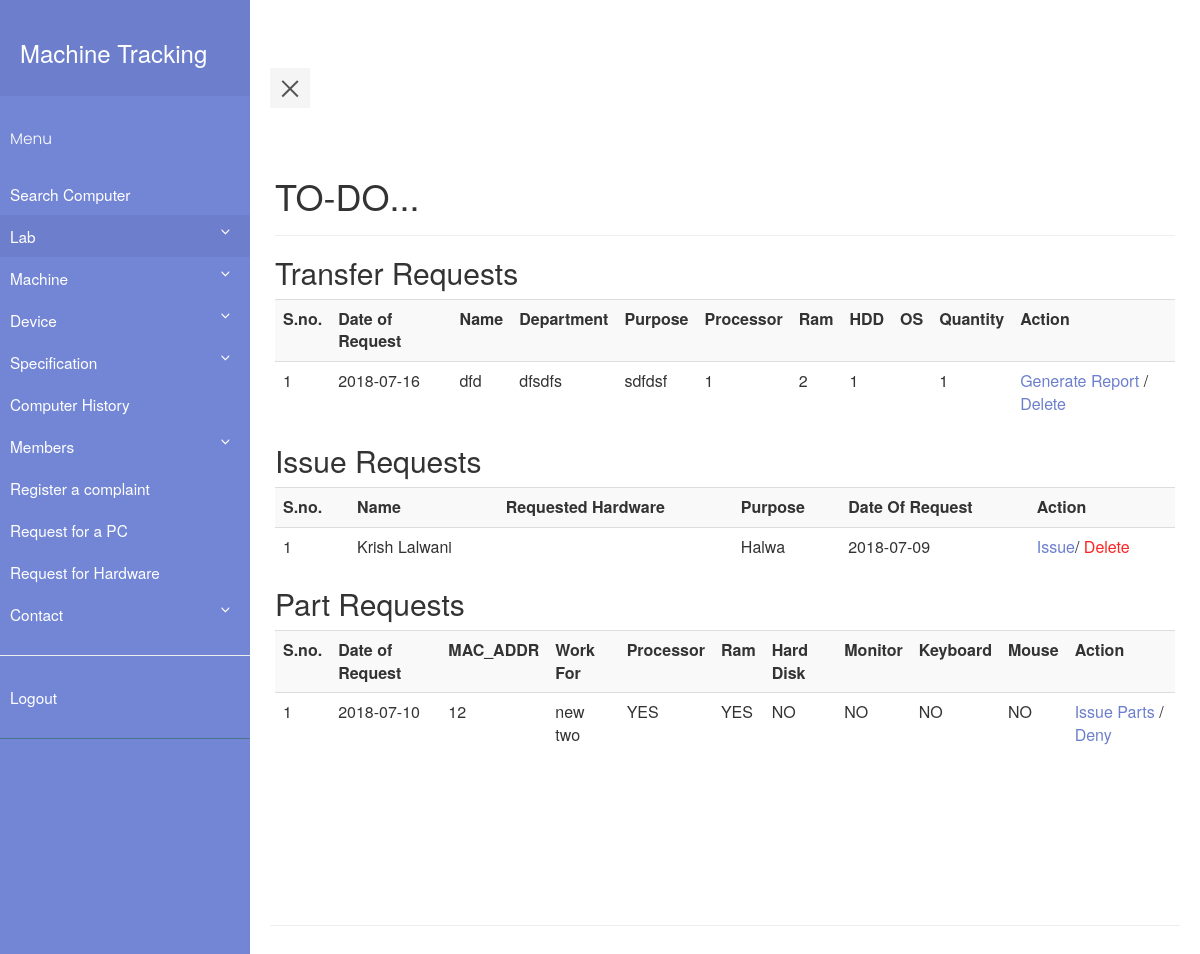
The page /home.php (signed in) on the database as committed earlier.
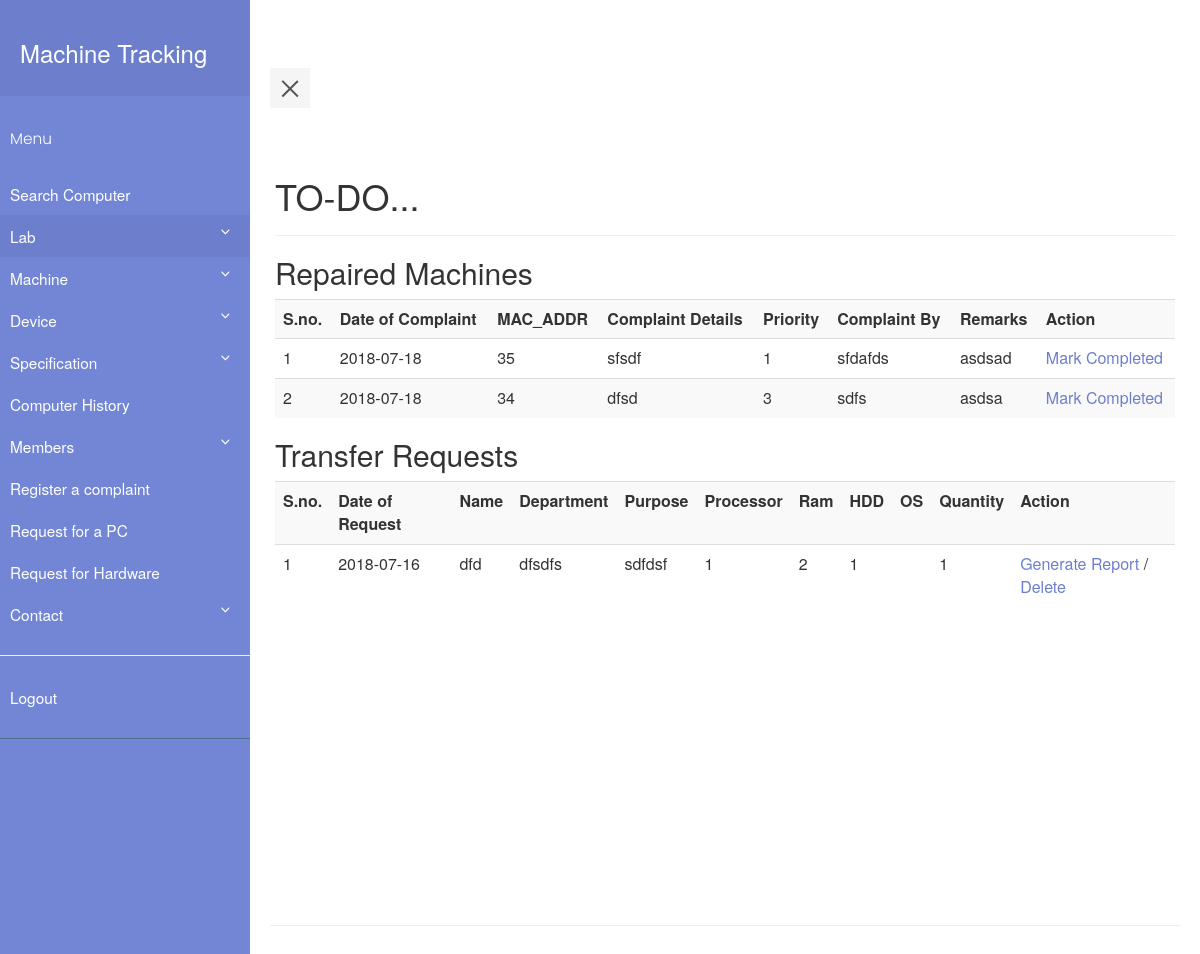
The same page on the database as committed later.
### tables this page shows
CREATE TABLE `transfer_request` (
  `transfer_request_id` int(11) NOT NULL,
  `date_of_request` date DEFAULT NULL,
  `name` varchar(30) DEFAULT NULL,
  `department` varchar(30) DEFAULT NULL,
  `purpose` text,
  `processor` varchar(100) DEFAULT NULL,
  `ram` varchar(10) DEFAULT NULL,
  `hdd` varchar(10) DEFAULT NULL,
  `os` varchar(20) DEFAULT NULL,
  `quantity` int(11) DEFAULT NULL
);

CREATE TABLE `issue_request` (
  `issue_report_id` int(11) NOT NULL,
  `department` varchar(30) DEFAULT NULL,
  `id` int(11) DEFAULT NULL,
  `purpose` text,
  `date_of_request` date DEFAULT NULL,
  `name_of_hardware` int(30) DEFAULT NULL
);

CREATE TABLE `member` (
  `member_id` int(11) NOT NULL,
  `id` varchar(30) DEFAULT NULL,
  `first_name` varchar(30) DEFAULT NULL,
  `last_name` varchar(30) DEFAULT NULL,
  `email` varchar(50) DEFAULT NULL,
  `pass_word` varchar(512) DEFAULT NULL,
  `role` int(5) DEFAULT NULL,
  `contact_no` int(13) DEFAULT NULL
);

CREATE TABLE `complaint_book` (
  `complaint_book_id` int(11) NOT NULL,
  `Date_of_complaint` date DEFAULT NULL,
  `machine_id` int(11) DEFAULT NULL,
  `complaint_details` varchar(512) DEFAULT NULL,
  `priority` int(11) DEFAULT NULL,
  `work_for` int(11) DEFAULT NULL,
  `remarks` varchar(512) DEFAULT NULL,
  `complaint_by` varchar(40) DEFAULT NULL,
  `processor` int(11) DEFAULT NULL,
  `ram` int(11) DEFAULT NULL,
  `harddisk` int(11) DEFAULT NULL,
  `mouse` int(11) DEFAULT NULL,
  `keyboard` int(11) DEFAULT NULL,
  `monitor` int(11) DEFAULT NULL,
  `DOPR` date DEFAULT NULL,
  `completed` int(11) DEFAULT NULL
);

CREATE TABLE `machine` (
  `machine_id` int(11) NOT NULL,
  `MAC_ADDR` varchar(30) DEFAULT NULL,
  `processor` int(11) NOT NULL,
  `ram` int(11) NOT NULL,
  `memory` int(11) NOT NULL,
  `DOP` date DEFAULT NULL,
  `price` int(11) DEFAULT NULL,
  `state` varchar(10) DEFAULT NULL,
  `os` varchar(30) DEFAULT NULL,
  `monitor` int(11) NOT NULL,
  `keyboard` int(11) NOT NULL,
  `mouse` int(11) NOT NULL,
  `grn` int(11) NOT NULL
);

### home.php (the view, shortened to what the changed rows need)
<?php
    require_once "pdo.php";
?>
<html>
<head>
    <link rel="stylesheet" type="text/css" href="style5.css">
    <link rel="stylesheet" type="text/css" href="https://maxcdn.bootstrapcdn.com/bootstrap/3.3.7/css/bootstrap.min.css" >
</head>
<body>
        <div class="wrapper">
         <?php if ($_SESSION['id']=='0') include "navbar.php"; else include "navbar_index.php" ;?>
           <div class="container-fluid row" id="content">
        <div class="page-header">
        <h1>TO-DO...</h1>
        </div>
        <?php
            if($_SESSION['id']=='0')
            {
                $stmtcnt = $pdo->query("SELECT COUNT(*) FROM complaint_book JOIN repair_history ON complaint_book.machine_id = repair_history.machine_id WHERE complaint_book.remarks IS NOT NULL AND repair_history.fault IS NULL");
                $row = $stmtcnt->fetch(PDO::FETCH_ASSOC);
                if($row['COUNT(*)']!=='0')
                {
                    echo "<h2>Repaired Machines</h2>";
                    $i=1;
                    $stmtread = $pdo->query("SELECT * FROM complaint_book JOIN repair_history ON complaint_book.machine_id = repair_history.machine_id WHERE complaint_book.remarks IS NOT NULL AND repair_history.fault IS NULL");
                    echo ("<table class=\"table table-striped\">
                        <tr> <th>S.no.</th><th>Date of Complaint</th><th>MAC_ADDR</th><th>Complaint Details</th><th>Priority</th><th>Complaint By</th><th>Remarks</th><th>Action</th> </tr>");
                    while ( $row = $stmtread->fetch(PDO::FETCH_ASSOC) )
                    {
                        $stmtr = $pdo->prepare("SELECT MAC_ADDR FROM machine WHERE machine_id = :mid ");
                        $stmtr->execute(array(':mid' => $row['machine_id']));
                        $rowr = $stmtr->fetch(PDO::FETCH_ASSOC);
                        echo ("<tr>");
                        echo ("<td>");
                        echo($i);
                        echo("</td>");
                        echo ("<td>");
                        echo(htmlentities($row['Date_of_complaint']));
                        echo ("</td>");
                        echo ("<td>");
                        echo(htmlentities($rowr['MAC_ADDR']));
                        echo ("</td>");
                        echo ("<td>");
                        echo(htmlentities($row['complaint_details']));
                        echo ("</td>");
                        echo ("<td>");
                        echo(htmlentities($row['priority']));
                        echo ("</td>");
                        echo ("<td>");
                        echo(htmlentities($row['complaint_by']));
                        echo ("</td>");
                        echo ("<td>");
                        echo(htmlentities($row['remarks']));
                        echo ("</td>");
                        echo ("<td>");
                        echo('<a class="link-black" href="fromrepairmc.php?mc_id='.$rowr['MAC_ADDR'].'">'. 'Mark Completed' . '</a>');
                        echo ("</td>");
                        $i++;
                    }
                    echo('</table>');
                }
                $flag=0;
                if($flag==0)
                {
                    echo "<h2>Transfer Requests</h2>";
                    $i=1;
                    $stmtread = $pdo->query("SELECT * FROM transfer_request");
                    echo ("<table class=\"table table-striped\">
                        <tr> <th>S.no.</th><th>Date of Request</th><th>Name</th><th>Department</th><th>Purpose</th><th>Processor</th><th>Ram</th><th>HDD</th><th>OS</th><th>Quantity</th><th>Action</th> </tr>");
                    while ( $row = $stmtread->fetch(PDO::FETCH_ASSOC) )
                    {
                        $stmtread2 = $pdo->prepare("SELECT * FROM system_transfer_report where trid = :trid");
                        $stmtread2->execute(array(':trid' => $row['transfer_request_id']));
                        $row2 = $stmtread2->fetch(PDO::FETCH_ASSOC);
                        if($row2=== FALSE)
                        {
                            echo ("<tr>");
                        echo ("<td>");
                        echo($i);
                        echo("</td>");
                        echo ("<td>");
                        echo(htmlentities($row['date_of_request']));
                        echo ("</td>");
                        echo ("<td>");
                        echo(htmlentities($row['name']));
                        echo ("</td>");
                        echo ("<td>");
                        echo(htmlentities($row['department']));
                        echo ("</td>");
                        echo ("<td>");
                        echo(htmlentities($row['purpose']));
                        echo ("</td>");
                        echo ("<td>");
                        echo(htmlentities($row['processor']));
                        echo ("</td>");
                        echo ("<td>");
                        echo(htmlentities($row['ram']));
                        echo ("</td>");
                        echo ("<td>");
                        echo(htmlentities($row['hdd']));
                        echo ("</td>");
                        echo ("<td>");
                        echo ("</td>");
                        echo ("<td>");
                        echo(htmlentities($row['quantity']));
                        echo ("</td>");
                        echo ("<td>");
                        echo('<a class="link-black" href="servicerpt.php?id='.$row['transfer_request_id'].'">'. 'Generate Report' . '</a>' . ' / ' . '<a class="link-black" href="deletetr.php?tr_id='.$row['transfer_request_id'].'">'. 'Delete' . '</a>');
                        echo ("</td>");
                        $i++;
                        }
                    }
                    echo('</table>');
                }
                $stmt=$pdo->query("SELECT COUNT(*) FROM issue_request");
                $row=$stmt->fetch(PDO::FETCH_ASSOC);
                if($row['COUNT(*)']>0)
                {
                    echo "<h2>Issue Requests</h2>";
                    echo ("<table class=\"table table-striped\">
                        <tr> <th>S.no.</th><th>Name</th><th>Requested Hardware</th><th>Purpose</th><th>Date Of Request</th><th>Action</th></tr>");
                    $stmt=$pdo->query("SELECT * FROM issue_request");
                    $i=1;
                    while($row2=$stmt->fetch(PDO::FETCH_ASSOC))
                    {
                        echo "<tr>";
                            echo "<td>".$i++."</td>";
                            echo "<td>";
                                $stmtname=$pdo->prepare("SELECT first_name,last_name FROM member where id = :id");
                                $stmtname->execute(array(":id"=>$_SESSION['id']));
                                $name=$stmtname->fetch(PDO::FETCH_ASSOC);
                                echo $name['first_name'].' '.$name['last_name'];
                            echo "</td>";
                            echo "<td>";
                            echo "</td>";
                            echo "<td>";
                                echo $row2['purpose'];
                            echo "</td>";
                            echo "<td>";
                                echo $row2['date_of_request'];
                            echo "</td>";
                            echo "<td>";
                                echo "<a class='link-black' href='issue_hardware.php?id=".$row2['issue_report_id']."'>Issue</a>/
                                <a class='link-red' href='delete_issue_request.php?id=".$row2['issue_report_id']."'>Delete</a>";
                            echo "</td>";
                        echo "</tr>";
                    }
                    echo "</table>";
                }
                $stmtcnt = $pdo->query("SELECT COUNT(*) FROM complaint_book WHERE completed IS NULL AND (processor IS NOT NULL OR ram IS NOT NULL OR harddisk IS NOT NULL OR monitor IS NOT NULL OR keyboard IS NOT NULL OR mouse IS NOT NULL)");
                $row = $stmtcnt->fetch(PDO::FETCH_ASSOC);
                if($row['COUNT(*)']!=='0')
                {
                    echo "<h2>Part Requests</h2>";
                    $i=1;
                    $stmtread = $pdo->query("SELECT * FROM complaint_book WHERE completed IS NULL AND (processor IS NOT NULL OR ram IS NOT NULL OR harddisk IS NOT NULL OR monitor IS NOT NULL OR keyboard IS NOT NULL OR mouse IS NOT NULL)");
                    echo ("<table class=\"table table-striped\">
                        <tr> <th>S.no.</th><th>Date of Request</th><th>MAC_ADDR</th><th>Work For</th><th>Processor</th><th>Ram</th><th>Hard Disk</th><th>Monitor</th><th>Keyboard</th><th>Mouse</th><th>Action</th> </tr>");
                    while ( $row = $stmtread->fetch(PDO::FETCH_ASSOC) )
                    {
                        $stmtr = $pdo->prepare("SELECT MAC_ADDR FROM machine WHERE machine_id = :mid ");
                        $stmtr->execute(array(':mid' => $row['machine_id']));
                        $rowr = $stmtr->fetch(PDO::FETCH_ASSOC);
                        $stmtt = $pdo->prepare("SELECT * FROM temp WHERE machine_id = :mid ");
                        $stmtt->execute(array(':mid' => $row['machine_id']));
                        $rowt = $stmtt->fetch(PDO::FETCH_ASSOC);
                        if($rowt == false)
                        {
                            echo ("<tr>");
                            echo ("<td>");
                            echo($i);
                            echo("</td>");
                            echo ("<td>");
                            echo(htmlentities($row['DOPR']));
                            echo ("</td>");
                            echo ("<td>");
                            echo(htmlentities($rowr['MAC_ADDR']));
                            echo ("</td>");
                            $stmtwf = $pdo->prepare("SELECT * FROM member WHERE member_id = :mid ");
                            $stmtwf->execute(array(':mid' => $row['work_for']));
                            $rowwf = $stmtwf->fetch(PDO::FETCH_ASSOC);
                            echo ("<td>");
                            echo(htmlentities($rowwf['first_name']));
                            echo(htmlentities($rowwf['last_name']));
                            echo ("</td>");
                            echo ("<td>");
                            if($row['processor'] == NULL)
                            {
                                echo("NO");
                            }
                            else
                            {
                                echo("YES");
                            }
                            echo ("</td>");
                            echo ("<td>");
                            if($row['ram'] == NULL)
                            {
                                echo("NO");
                            }
                            else
                            {
                                echo("YES");
                            }
                            echo ("</td>");
                            echo ("<td>");
                            if($row['harddisk'] == NULL)
                            {
                                echo("NO");
                            }
                            else
                            {
                                echo("YES");
                            }
                            echo ("</td>");
                            echo ("<td>");
                            if($row['monitor'] == NULL)
                            {
                                echo("NO");
                            }
                            else
                            {
                                echo("YES");
                            }
                            echo ("</td>");
                            echo ("<td>");
                            if($row['keyboard'] == NULL)
                            {
                                echo("NO");
                            }
                            else
                            {
                                echo("YES");
                            }
                            echo ("</td>");
                            echo ("<td>");
                            if($row['mouse'] == NULL)
                            {
                                echo("NO");
                            }
                            else
                            {
                                echo("YES");
                            }
                            echo ("</td>");
                            echo ("<td>");
                            echo('<a class="link-black" href="issue_parts.php?cb_id='.$row['complaint_book_id'].'&mc_id='.$row['machine_id'].'">'. 'Issue Parts' . '</a>' . ' / ' . '<a class="link-black" href="deny_parts.php?cb_id='.$row['complaint_book_id'].'">'. 'Deny' . '</a>');
                            echo ("</td>");
                        }
                        $i++;
                    }
                    echo('</table>');
                }
            }
        ?>
</body>
</html>

Rows that differ between the two databases and show on the page:
removed issue_request: member.first_name "Krish", member.last_name "Lalwani", purpose "Halwa", date_of_request "2018-07-09"
no longer on this page (row edited): complaint_book: DOPR "2018-07-10", machine.MAC_ADDR "12", work_for.first_name "new", work_for.last_name "two", processor "YES", ram "YES", shows "NO", shown under "Part Requests"
added complaint_book: Date_of_complaint "2018-07-18", machine.MAC_ADDR "35", complaint_details "sfsdf", priority "1", complaint_by "sfdafds", remarks "asdsad", shown under "Repaired Machines"
added complaint_book: Date_of_complaint "2018-07-18", machine.MAC_ADDR "34", complaint_details "dfsd", priority "3", complaint_by "sdfs", remarks "asdsa", shown under "Repaired Machines"
Other text that changed with them:
text no longer shown: "Issue Requests Name Requested Hardware Purpose Date Of Request Part Requests Date of Request Work For Processor Ram Hard Disk Monitor Keyboard Mouse"
text now shown: "Repaired Machines Date of Complaint Complaint Details Priority Complaint By Remarks"
